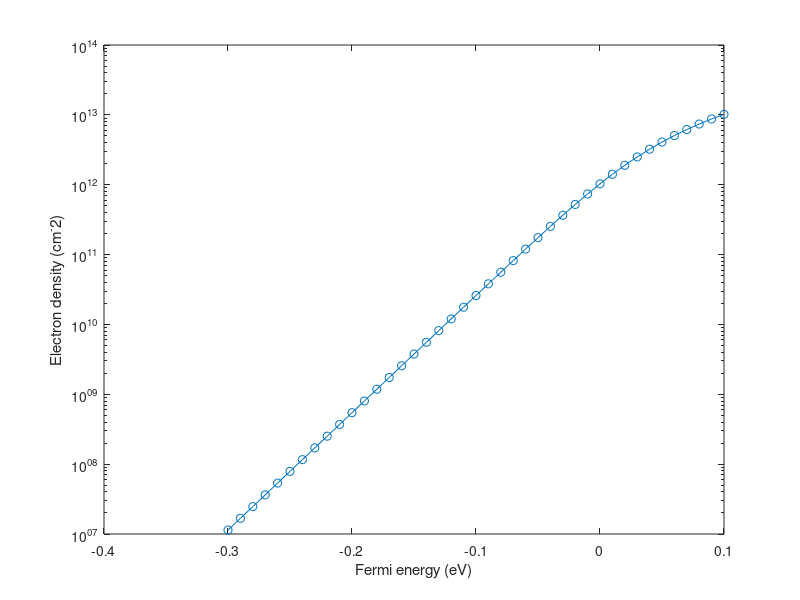

Reproduce this figure in MATLAB.
hbar = 1.054571e-34;
q = 1.602192e-19;
m0 = 9.109534e-31;
T = 300;
k_B = 1.380662e-23;
Lx = 100e-9; 
Ly = 100e-9; 
Lz = 5e-9;
nmax = 50;
mxx=0.19;
myy=0.19;
mzz=0.91;
coef=2*Lx*Ly/(2*pi)*sqrt(mxx*myy)*m0/(hbar^2)*(k_B*T);
totalNumber=zeros(41,1);
for i=1:41
    Ef=0.01*i-0.31;
    for n=1:nmax
       Ez = (hbar^2)/(2*mzz*m0)*(pi*n/Lz)^2; 
       subbandNumber = coef*log(1+exp((-Ez+q*Ef)/(k_B*T)));
       totalNumber(i,1)= totalNumber(i,1)+ subbandNumber;
    end
end

semilogy(-0.3:0.01:0.1,totalNumber/(Lx*Ly)*1e-4, '-o');
xlabel('Fermi energy (eV)')
ylabel('Electron density (cm^-2)')
